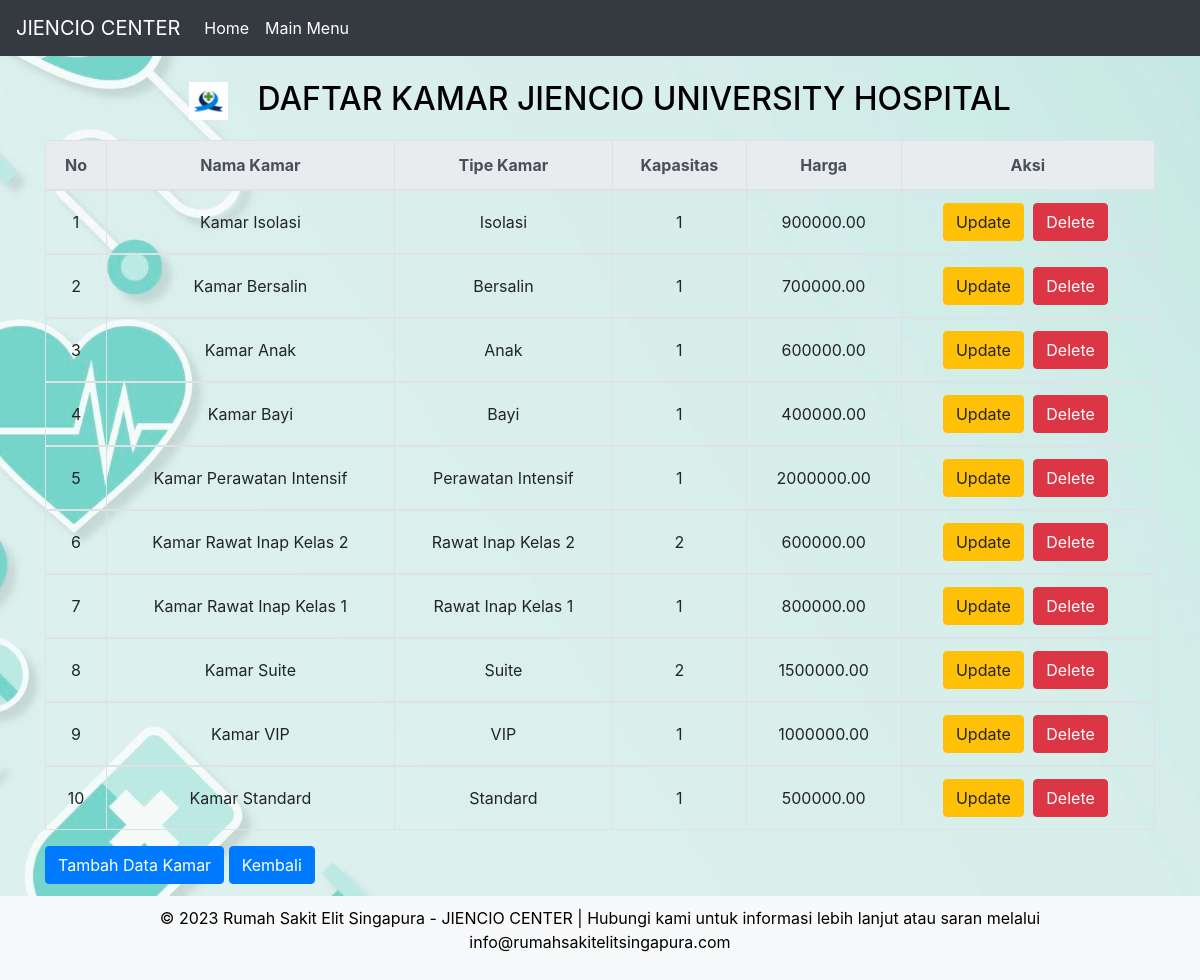
Page /indexkamar.php on the committed database.
### tables this page shows
CREATE TABLE `kamar` (
  `id_kamar` int(11) NOT NULL,
  `nama_kamar` varchar(100) NOT NULL,
  `tipe_kamar` varchar(50) NOT NULL,
  `kapasitas` int(11) NOT NULL,
  `harga` decimal(10,2) NOT NULL
);

### indexkamar.php (the view, shortened to what this page needs)
<!DOCTYPE html>
<html lang="en">
<head>
    <link rel="stylesheet" href="https://cdn.jsdelivr.net/npm/bootstrap@4.6.1/dist/css/bootstrap.min.css"
>
</head>
<body>
    <nav class="navbar navbar-expand-lg navbar-dark bg-dark">
        <a class="navbar-brand" href="home.php">JIENCIO CENTER</a>
        <div class="collapse navbar-collapse" id="navbarNav">
            <ul class="navbar-nav">
                <li class="nav-item <?php if ($_SERVER['PHP_SELF'] == '/home.php') echo 'active'; ?>">
                    <a class="nav-link" href="home.php">Home</a>
                </li>
                <li class="nav-item <?php if ($_SERVER['PHP_SELF'] == '/indexutama.php') echo 'active'; ?>">
                    <a class="nav-link" href="indexutama.php">Main Menu</a>
                </li>
            </ul>
        </div>
    </nav>
    <div class="container">
        <br>
        <h2>
            <center><img src="logo.jpg" alt="Logo Jiencio" class="logo">DAFTAR KAMAR JIENCIO UNIVERSITY HOSPITAL
            </center>
        </h2>
        <table class="table table-bordered table-custom">
            <thead class="thead-light">
                <tr>
                    <th>No</th>
                    <th>Nama Kamar</th>
                    <th>Tipe Kamar</th>
                    <th>Kapasitas</th>
                    <th>Harga</th>
                    <th colspan='2'>Aksi</th>
                </tr>
            </thead>
            <?php
            include "koneksi.php";
            $sql = "select * from kamar order by id_kamar desc";
            $hasil = mysqli_query($kon, $sql);
            $no = 0;
            while ($data = mysqli_fetch_array($hasil)) {
                $no++;
            ?>
            <tbody>
                <tr>
                    <td><?php echo $no; ?></td>
                    <td><?php echo $data["nama_kamar"]; ?></td>
                    <td><?php echo $data["tipe_kamar"]; ?></td>
                    <td><?php echo $data["kapasitas"]; ?></td>
                    <td><?php echo $data["harga"]; ?></td>
                    <td>
                        <a href="updatekamar.php?id_kamar=<?php echo htmlspecialchars($data['id_kamar']); ?>"
                            class="btn btn-warning" role="button">Update</a>
                        <a href="hapuskamar.php?id_kamar=<?php echo htmlspecialchars($data['id_kamar']); ?>"
                            class="btn btn-danger" role="button"
                            onclick="return confirm('Anda yakin ingin menghapus data ini?')">Delete</a>
                    </td>
                </tr>
            </tbody>
            <?php
            }
            ?>
        </table>
        <a href="createkamar.php" class="btn btn-primary" role="button">Tambah Data Kamar</a>
        <a href="indexutama.php" class="btn btn-primary" role="button">Kembali</a>
    </div>
    <br><br><br><br>
    <footer>
        <div class="container">
            <p>&copy; 2023 Rumah Sakit Elit Singapura - JIENCIO CENTER | Hubungi kami untuk informasi lebih lanjut
                atau saran melalui info@rumahsakitelitsingapura.com</p>
        </div>
    </footer>
</body>
</html>

### indexkamar.php (style rules this page uses)
body { background-image: url('gambarbg.jpg'); background-size: cover; background-position: center; color: black; }
.logo { height: 1.2em; margin-right: 30px; }
.navbar-nav .nav-item .nav-link { color: #fff; }
.table-custom { margin-top: 20px; }
.table-custom th { background-color: #007bff; color: #fff; }
.table-custom th, .table-custom td { text-align: center; vertical-align: middle; }
footer { position: fixed; bottom: 0; width: 100%; background-color: #f8f9fa; text-align: center; padding: 10px 0; }
.table-custom a { margin-right: 5px; }

### rows in the picture
kamar: nama_kamar "Kamar Isolasi", tipe_kamar "Isolasi", kapasitas "1", harga "900000.00"
kamar: nama_kamar "Kamar Bersalin", tipe_kamar "Bersalin", kapasitas "1", harga "700000.00"
kamar: nama_kamar "Kamar Anak", tipe_kamar "Anak", kapasitas "1", harga "600000.00"
kamar: nama_kamar "Kamar Bayi", tipe_kamar "Bayi", kapasitas "1", harga "400000.00"
kamar: nama_kamar "Kamar Perawatan Intensif", tipe_kamar "Perawatan Intensif", kapasitas "1", harga "2000000.00"
kamar: nama_kamar "Kamar Rawat Inap Kelas 2", tipe_kamar "Rawat Inap Kelas 2", kapasitas "2", harga "600000.00"
kamar: nama_kamar "Kamar Rawat Inap Kelas 1", tipe_kamar "Rawat Inap Kelas 1", kapasitas "1", harga "800000.00"
kamar: nama_kamar "Kamar Suite", tipe_kamar "Suite", kapasitas "2", harga "1500000.00"
kamar: nama_kamar "Kamar VIP", tipe_kamar "VIP", kapasitas "1", harga "1000000.00"
kamar: nama_kamar "Kamar Standard", tipe_kamar "Standard", kapasitas "1", harga "500000.00"
